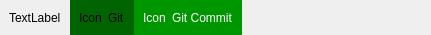
<?xml version="1.0" encoding="UTF-8"?>
<ui version="4.0">
 <class>TerminalStatus</class>
 <widget class="QWidget" name="TerminalStatus">
  <property name="geometry">
   <rect>
    <x>0</x>
    <y>0</y>
    <width>431</width>
    <height>35</height>
   </rect>
  </property>
  <property name="windowTitle">
   <string>Form</string>
  </property>
  <layout class="QHBoxLayout" name="horizontalLayout">
   <property name="spacing">
    <number>0</number>
   </property>
   <property name="leftMargin">
    <number>0</number>
   </property>
   <property name="topMargin">
    <number>0</number>
   </property>
   <property name="rightMargin">
    <number>0</number>
   </property>
   <property name="bottomMargin">
    <number>0</number>
   </property>
   <item>
    <widget class="QWidget" name="widget" native="true">
     <layout class="QHBoxLayout" name="horizontalLayout_2">
      <item>
       <widget class="QLabel" name="workingDir">
        <property name="text">
         <string>TextLabel</string>
        </property>
       </widget>
      </item>
     </layout>
    </widget>
   </item>
   <item>
    <widget class="QWidget" name="gitWidget" native="true">
     <property name="palette">
      <palette>
       <active>
        <colorrole role="Base">
         <brush brushstyle="SolidPattern">
          <color alpha="255">
           <red>51</red>
           <green>51</green>
           <blue>51</blue>
          </color>
         </brush>
        </colorrole>
        <colorrole role="Window">
         <brush brushstyle="SolidPattern">
          <color alpha="255">
           <red>0</red>
           <green>100</green>
           <blue>0</blue>
          </color>
         </brush>
        </colorrole>
       </active>
       <inactive>
        <colorrole role="Base">
         <brush brushstyle="SolidPattern">
          <color alpha="255">
           <red>51</red>
           <green>51</green>
           <blue>51</blue>
          </color>
         </brush>
        </colorrole>
        <colorrole role="Window">
         <brush brushstyle="SolidPattern">
          <color alpha="255">
           <red>0</red>
           <green>100</green>
           <blue>0</blue>
          </color>
         </brush>
        </colorrole>
       </inactive>
       <disabled>
        <colorrole role="Base">
         <brush brushstyle="SolidPattern">
          <color alpha="255">
           <red>0</red>
           <green>100</green>
           <blue>0</blue>
          </color>
         </brush>
        </colorrole>
        <colorrole role="Window">
         <brush brushstyle="SolidPattern">
          <color alpha="255">
           <red>0</red>
           <green>100</green>
           <blue>0</blue>
          </color>
         </brush>
        </colorrole>
       </disabled>
      </palette>
     </property>
     <property name="autoFillBackground">
      <bool>true</bool>
     </property>
     <layout class="QHBoxLayout" name="horizontalLayout_3">
      <item>
       <widget class="QLabel" name="gitIcon">
        <property name="text">
         <string notr="true">Icon</string>
        </property>
       </widget>
      </item>
      <item>
       <widget class="QLabel" name="gitLabel">
        <property name="text">
         <string>Git</string>
        </property>
       </widget>
      </item>
     </layout>
    </widget>
   </item>
   <item>
    <widget class="QWidget" name="gitCommitWidget" native="true">
     <property name="palette">
      <palette>
       <active>
        <colorrole role="WindowText">
         <brush brushstyle="SolidPattern">
          <color alpha="255">
           <red>255</red>
           <green>255</green>
           <blue>255</blue>
          </color>
         </brush>
        </colorrole>
        <colorrole role="Base">
         <brush brushstyle="SolidPattern">
          <color alpha="255">
           <red>51</red>
           <green>51</green>
           <blue>51</blue>
          </color>
         </brush>
        </colorrole>
        <colorrole role="Window">
         <brush brushstyle="SolidPattern">
          <color alpha="255">
           <red>0</red>
           <green>150</green>
           <blue>0</blue>
          </color>
         </brush>
        </colorrole>
       </active>
       <inactive>
        <colorrole role="WindowText">
         <brush brushstyle="SolidPattern">
          <color alpha="255">
           <red>255</red>
           <green>255</green>
           <blue>255</blue>
          </color>
         </brush>
        </colorrole>
        <colorrole role="Base">
         <brush brushstyle="SolidPattern">
          <color alpha="255">
           <red>51</red>
           <green>51</green>
           <blue>51</blue>
          </color>
         </brush>
        </colorrole>
        <colorrole role="Window">
         <brush brushstyle="SolidPattern">
          <color alpha="255">
           <red>0</red>
           <green>150</green>
           <blue>0</blue>
          </color>
         </brush>
        </colorrole>
       </inactive>
       <disabled>
        <colorrole role="WindowText">
         <brush brushstyle="SolidPattern">
          <color alpha="127">
           <red>255</red>
           <green>255</green>
           <blue>255</blue>
          </color>
         </brush>
        </colorrole>
        <colorrole role="Base">
         <brush brushstyle="SolidPattern">
          <color alpha="255">
           <red>0</red>
           <green>150</green>
           <blue>0</blue>
          </color>
         </brush>
        </colorrole>
        <colorrole role="Window">
         <brush brushstyle="SolidPattern">
          <color alpha="255">
           <red>0</red>
           <green>150</green>
           <blue>0</blue>
          </color>
         </brush>
        </colorrole>
       </disabled>
      </palette>
     </property>
     <property name="autoFillBackground">
      <bool>true</bool>
     </property>
     <layout class="QHBoxLayout" name="horizontalLayout_4">
      <item>
       <widget class="QLabel" name="gitCommitIcon">
        <property name="text">
         <string>Icon</string>
        </property>
       </widget>
      </item>
      <item>
       <widget class="QLabel" name="gitCommit">
        <property name="text">
         <string>Git Commit</string>
        </property>
       </widget>
      </item>
     </layout>
    </widget>
   </item>
   <item>
    <spacer name="horizontalSpacer">
     <property name="orientation">
      <enum>Qt::Horizontal</enum>
     </property>
     <property name="sizeHint" stdset="0">
      <size>
       <width>40</width>
       <height>20</height>
      </size>
     </property>
    </spacer>
   </item>
  </layout>
 </widget>
 <resources/>
 <connections/>
</ui>
